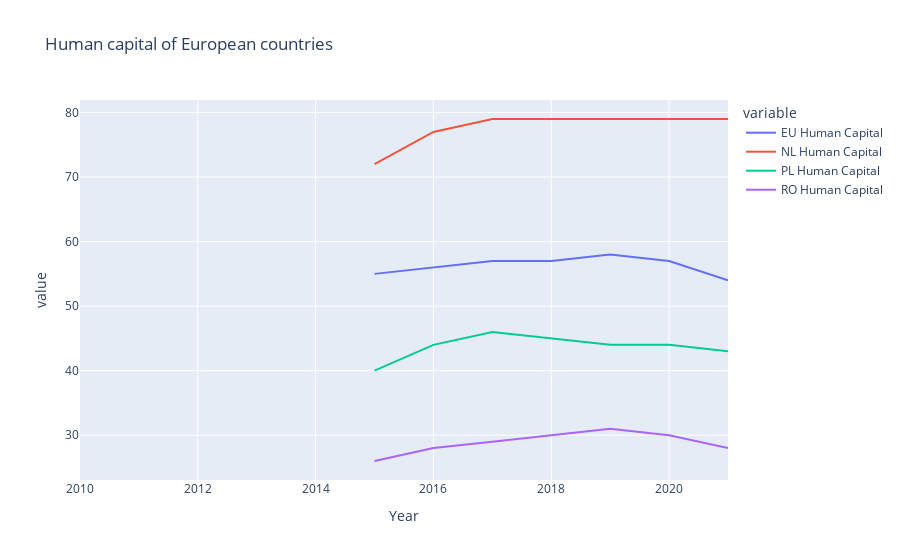
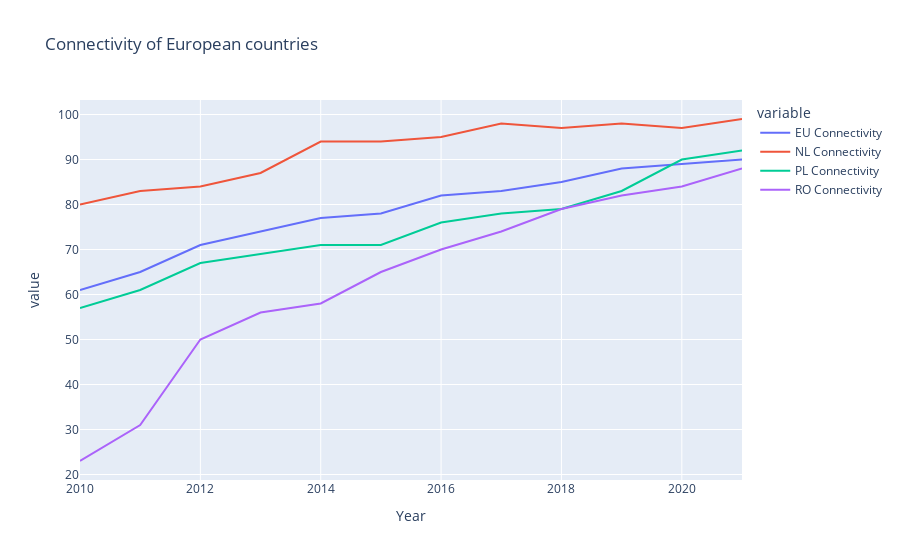
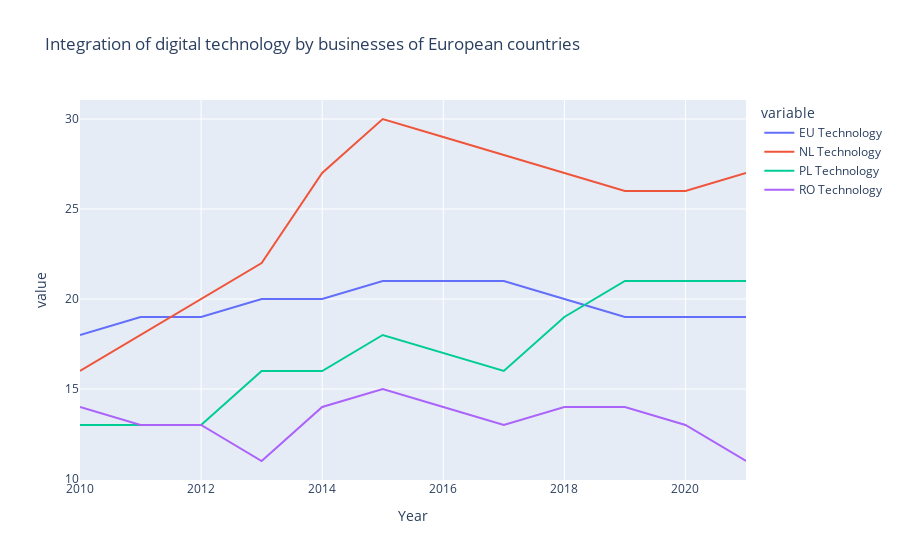
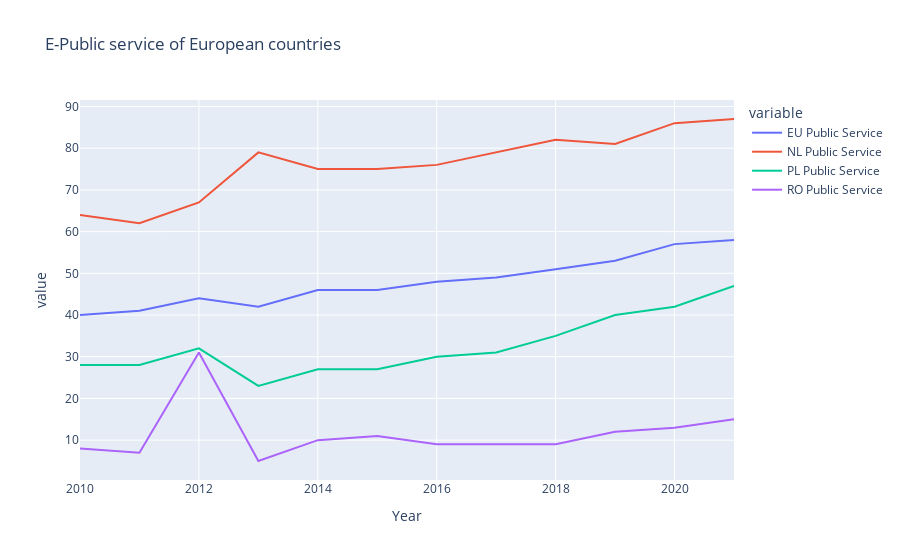

The notebook cell these images were saved under, in order:
### Code cell
# make line chart
# human capital
human_col = ['EU Human Capital', 'NL Human Capital', 'PL Human Capital', 'RO Human Capital']
fig = px.line(df_digi, x=df_digi.index, y=human_col, title="Human capital of three European countries")
fig.show()

# Internet connectivity
conn_col = ['EU Connectivity', 'NL Connectivity', 'PL Connectivity', 'RO Connectivity']
fig = px.line(df_digi, x=df_digi.index, y=conn_col, title="Connectivity of three European countries")
fig.show()

# integration of digital technology by businesses
tech_col = ['EU Technology', 'NL Technology', 'PL Technology', 'RO Technology']
fig = px.line(df_digi, x=df_digi.index, y=tech_col, title="Integration of digital technology by businesses of three European countries")
fig.show()

# public service
pub_col = ['EU Public Service', 'NL Public Service', 'PL Public Service', 'RO Public Service']
fig = px.line(df_digi, x=df_digi.index, y=pub_col, title="E-Public service of three European countries")
fig.show()

# overal digitalization index
index_col = ['EU Digi Index', 'NL Digi Index', 'PL Digi Index', 'RO Digi Index']
fig = px.line(df_digi, x=df_digi.index, y=index_col, title="Digitalization index of three European countries")
fig.show()

### Figure 1 — Plotly figure (JSON) as saved in the notebook; plotly's stock layout.template omitted (floating-point values rounded to 4 significant figures)
{"data": [{"hovertemplate": "variable=EU Human Capital<br>Year=%{x}<br>value=%{y}<extra></extra>", "legendgroup": "EU Human Capital", "line": {"color": "#636efa", "dash": "solid"}, "marker": {"symbol": "circle"}, "mode": "lines", "name": "EU Human Capital", "orientation": "v", "showlegend": true, "type": "scatter", "x": [2010, 2011, 2012, 2013, 2014, 2015, 2016, 2017, 2018, 2019, 2020, 2021], "xaxis": "x", "y": [null, null, null, null, null, 55, 56, 57, 57, 58, 57, 54], "yaxis": "y"}, {"hovertemplate": "variable=NL Human Capital<br>Year=%{x}<br>value=%{y}<extra></extra>", "legendgroup": "NL Human Capital", "line": {"color": "#EF553B", "dash": "solid"}, "marker": {"symbol": "circle"}, "mode": "lines", "name": "NL Human Capital", "orientation": "v", "showlegend": true, "type": "scatter", "x": [2010, 2011, 2012, 2013, 2014, 2015, 2016, 2017, 2018, 2019, 2020, 2021], "xaxis": "x", "y": [null, null, null, null, null, 72, 77, 79, 79, 79, 79, 79], "yaxis": "y"}, {"hovertemplate": "variable=PL Human Capital<br>Year=%{x}<br>value=%{y}<extra></extra>", "legendgroup": "PL Human Capital", "line": {"color": "#00cc96", "dash": "solid"}, "marker": {"symbol": "circle"}, "mode": "lines", "name": "PL Human Capital", "orientation": "v", "showlegend": true, "type": "scatter", "x": [2010, 2011, 2012, 2013, 2014, 2015, 2016, 2017, 2018, 2019, 2020, 2021], "xaxis": "x", "y": [null, null, null, null, null, 40, 44, 46, 45, 44, 44, 43], "yaxis": "y"}, {"hovertemplate": "variable=RO Human Capital<br>Year=%{x}<br>value=%{y}<extra></extra>", "legendgroup": "RO Human Capital", "line": {"color": "#ab63fa", "dash": "solid"}, "marker": {"symbol": "circle"}, "mode": "lines", "name": "RO Human Capital", "orientation": "v", "showlegend": true, "type": "scatter", "x": [2010, 2011, 2012, 2013, 2014, 2015, 2016, 2017, 2018, 2019, 2020, 2021], "xaxis": "x", "y": [null, null, null, null, null, 26, 28, 29, 30, 31, 30, 28], "yaxis": "y"}], "layout": {"legend": {"title": {"text": "variable"}, "tracegroupgap": 0}, "title": {"text": "Human capital of European countries"}, "xaxis": {"anchor": "y", "domain": [0, 1], "title": {"text": "Year"}}, "yaxis": {"anchor": "x", "domain": [0, 1], "title": {"text": "value"}}}}

### Figure 2 — Plotly figure (JSON) as saved in the notebook; plotly's stock layout.template omitted (floating-point values rounded to 4 significant figures)
{"data": [{"hovertemplate": "variable=EU Connectivity<br>Year=%{x}<br>value=%{y}<extra></extra>", "legendgroup": "EU Connectivity", "line": {"color": "#636efa", "dash": "solid"}, "marker": {"symbol": "circle"}, "mode": "lines", "name": "EU Connectivity", "orientation": "v", "showlegend": true, "type": "scatter", "x": [2010, 2011, 2012, 2013, 2014, 2015, 2016, 2017, 2018, 2019, 2020, 2021], "xaxis": "x", "y": [61, 65, 71, 74, 77, 78, 82, 83, 85, 88, 89, 90], "yaxis": "y"}, {"hovertemplate": "variable=NL Connectivity<br>Year=%{x}<br>value=%{y}<extra></extra>", "legendgroup": "NL Connectivity", "line": {"color": "#EF553B", "dash": "solid"}, "marker": {"symbol": "circle"}, "mode": "lines", "name": "NL Connectivity", "orientation": "v", "showlegend": true, "type": "scatter", "x": [2010, 2011, 2012, 2013, 2014, 2015, 2016, 2017, 2018, 2019, 2020, 2021], "xaxis": "x", "y": [80, 83, 84, 87, 94, 94, 95, 98, 97, 98, 97, 99], "yaxis": "y"}, {"hovertemplate": "variable=PL Connectivity<br>Year=%{x}<br>value=%{y}<extra></extra>", "legendgroup": "PL Connectivity", "line": {"color": "#00cc96", "dash": "solid"}, "marker": {"symbol": "circle"}, "mode": "lines", "name": "PL Connectivity", "orientation": "v", "showlegend": true, "type": "scatter", "x": [2010, 2011, 2012, 2013, 2014, 2015, 2016, 2017, 2018, 2019, 2020, 2021], "xaxis": "x", "y": [57, 61, 67, 69, 71, 71, 76, 78, 79, 83, 90, 92], "yaxis": "y"}, {"hovertemplate": "variable=RO Connectivity<br>Year=%{x}<br>value=%{y}<extra></extra>", "legendgroup": "RO Connectivity", "line": {"color": "#ab63fa", "dash": "solid"}, "marker": {"symbol": "circle"}, "mode": "lines", "name": "RO Connectivity", "orientation": "v", "showlegend": true, "type": "scatter", "x": [2010, 2011, 2012, 2013, 2014, 2015, 2016, 2017, 2018, 2019, 2020, 2021], "xaxis": "x", "y": [23, 31, 50, 56, 58, 65, 70, 74, 79, 82, 84, 88], "yaxis": "y"}], "layout": {"legend": {"title": {"text": "variable"}, "tracegroupgap": 0}, "title": {"text": "Connectivity of European countries"}, "xaxis": {"anchor": "y", "domain": [0, 1], "title": {"text": "Year"}}, "yaxis": {"anchor": "x", "domain": [0, 1], "title": {"text": "value"}}}}

### Figure 3 — Plotly figure (JSON) as saved in the notebook; plotly's stock layout.template omitted (floating-point values rounded to 4 significant figures)
{"data": [{"hovertemplate": "variable=EU Technology<br>Year=%{x}<br>value=%{y}<extra></extra>", "legendgroup": "EU Technology", "line": {"color": "#636efa", "dash": "solid"}, "marker": {"symbol": "circle"}, "mode": "lines", "name": "EU Technology", "orientation": "v", "showlegend": true, "type": "scatter", "x": [2010, 2011, 2012, 2013, 2014, 2015, 2016, 2017, 2018, 2019, 2020, 2021], "xaxis": "x", "y": [18, 19, 19, 20, 20, 21, 21, 21, 20, 19, 19, 19], "yaxis": "y"}, {"hovertemplate": "variable=NL Technology<br>Year=%{x}<br>value=%{y}<extra></extra>", "legendgroup": "NL Technology", "line": {"color": "#EF553B", "dash": "solid"}, "marker": {"symbol": "circle"}, "mode": "lines", "name": "NL Technology", "orientation": "v", "showlegend": true, "type": "scatter", "x": [2010, 2011, 2012, 2013, 2014, 2015, 2016, 2017, 2018, 2019, 2020, 2021], "xaxis": "x", "y": [16, 18, 20, 22, 27, 30, 29, 28, 27, 26, 26, 27], "yaxis": "y"}, {"hovertemplate": "variable=PL Technology<br>Year=%{x}<br>value=%{y}<extra></extra>", "legendgroup": "PL Technology", "line": {"color": "#00cc96", "dash": "solid"}, "marker": {"symbol": "circle"}, "mode": "lines", "name": "PL Technology", "orientation": "v", "showlegend": true, "type": "scatter", "x": [2010, 2011, 2012, 2013, 2014, 2015, 2016, 2017, 2018, 2019, 2020, 2021], "xaxis": "x", "y": [13, 13, 13, 16, 16, 18, 17, 16, 19, 21, 21, 21], "yaxis": "y"}, {"hovertemplate": "variable=RO Technology<br>Year=%{x}<br>value=%{y}<extra></extra>", "legendgroup": "RO Technology", "line": {"color": "#ab63fa", "dash": "solid"}, "marker": {"symbol": "circle"}, "mode": "lines", "name": "RO Technology", "orientation": "v", "showlegend": true, "type": "scatter", "x": [2010, 2011, 2012, 2013, 2014, 2015, 2016, 2017, 2018, 2019, 2020, 2021], "xaxis": "x", "y": [14, 13, 13, 11, 14, 15, 14, 13, 14, 14, 13, 11], "yaxis": "y"}], "layout": {"legend": {"title": {"text": "variable"}, "tracegroupgap": 0}, "title": {"text": "Integration of digital technology by businesses of European countries"}, "xaxis": {"anchor": "y", "domain": [0, 1], "title": {"text": "Year"}}, "yaxis": {"anchor": "x", "domain": [0, 1], "title": {"text": "value"}}}}

### Figure 4 — Plotly figure (JSON) as saved in the notebook; plotly's stock layout.template omitted (floating-point values rounded to 4 significant figures)
{"data": [{"hovertemplate": "variable=EU Public Service<br>Year=%{x}<br>value=%{y}<extra></extra>", "legendgroup": "EU Public Service", "line": {"color": "#636efa", "dash": "solid"}, "marker": {"symbol": "circle"}, "mode": "lines", "name": "EU Public Service", "orientation": "v", "showlegend": true, "type": "scatter", "x": [2010, 2011, 2012, 2013, 2014, 2015, 2016, 2017, 2018, 2019, 2020, 2021], "xaxis": "x", "y": [40, 41, 44, 42, 46, 46, 48, 49, 51, 53, 57, 58], "yaxis": "y"}, {"hovertemplate": "variable=NL Public Service<br>Year=%{x}<br>value=%{y}<extra></extra>", "legendgroup": "NL Public Service", "line": {"color": "#EF553B", "dash": "solid"}, "marker": {"symbol": "circle"}, "mode": "lines", "name": "NL Public Service", "orientation": "v", "showlegend": true, "type": "scatter", "x": [2010, 2011, 2012, 2013, 2014, 2015, 2016, 2017, 2018, 2019, 2020, 2021], "xaxis": "x", "y": [64, 62, 67, 79, 75, 75, 76, 79, 82, 81, 86, 87], "yaxis": "y"}, {"hovertemplate": "variable=PL Public Service<br>Year=%{x}<br>value=%{y}<extra></extra>", "legendgroup": "PL Public Service", "line": {"color": "#00cc96", "dash": "solid"}, "marker": {"symbol": "circle"}, "mode": "lines", "name": "PL Public Service", "orientation": "v", "showlegend": true, "type": "scatter", "x": [2010, 2011, 2012, 2013, 2014, 2015, 2016, 2017, 2018, 2019, 2020, 2021], "xaxis": "x", "y": [28, 28, 32, 23, 27, 27, 30, 31, 35, 40, 42, 47], "yaxis": "y"}, {"hovertemplate": "variable=RO Public Service<br>Year=%{x}<br>value=%{y}<extra></extra>", "legendgroup": "RO Public Service", "line": {"color": "#ab63fa", "dash": "solid"}, "marker": {"symbol": "circle"}, "mode": "lines", "name": "RO Public Service", "orientation": "v", "showlegend": true, "type": "scatter", "x": [2010, 2011, 2012, 2013, 2014, 2015, 2016, 2017, 2018, 2019, 2020, 2021], "xaxis": "x", "y": [8, 7, 31, 5, 10, 11, 9, 9, 9, 12, 13, 15], "yaxis": "y"}], "layout": {"legend": {"title": {"text": "variable"}, "tracegroupgap": 0}, "title": {"text": "E-Public service of European countries"}, "xaxis": {"anchor": "y", "domain": [0, 1], "title": {"text": "Year"}}, "yaxis": {"anchor": "x", "domain": [0, 1], "title": {"text": "value"}}}}
